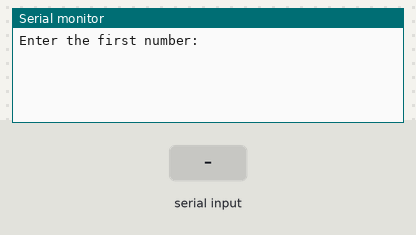
A sketch run on a simulated Arduino Uno, built with avr-gcc and run on an emulated ATmega328P. Parts: the last lines printed to the serial monitor. The test bench sets the inputs (shaded band).

Above: at 1.2 s.
1.3 s: "90,45\n" received over Serial
At 1.8 s:
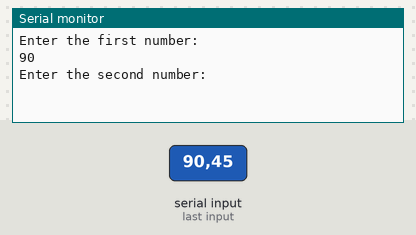
2.8 s: "30,150\n" received over Serial
At 3.6 s:
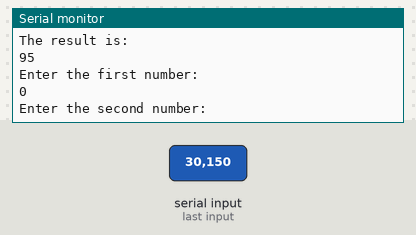
Timing chart, 0 to 5.8 s (numbered marks = the images above; inputs shaded):
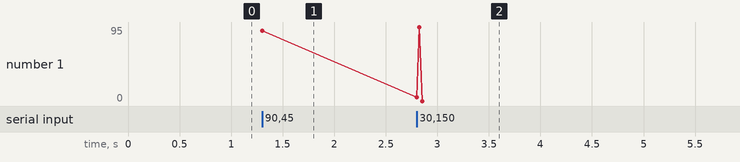

The sketch:

Part1.ino
```cpp
int x, y; // variables to store the numbers to be added
int idx;  // the index to navigate our input string
char inputstr[4]; // the input string

//The function to read the input
int getNumber();

void setup()
{
  Serial.begin(9600);
}

void loop()
{
  Serial.println("Enter the first number: ");
  x = getNumber();
  Serial.println(x);

  Serial.println("Enter the second number: ");
  y = getNumber();
  Serial.println(y);

  Serial.println("The result is: ");
  Serial.println(x+y);
}


int getNumber(){
  idx = 0;
  while(idx < 4){
    if(Serial.available()){
        char ch = Serial.read();
        inputstr[idx++] = ch;
    }
  }
  return atoi(inputstr);
}
```

Measured:
- after the input at 1.3 s, the serial monitor: prints a new line at once (image 1)
- after the input at 2.8 s, the serial monitor: prints a new line at once (image 2)
- plotted number 1: 90 → 0 after the input at 2.8 s
